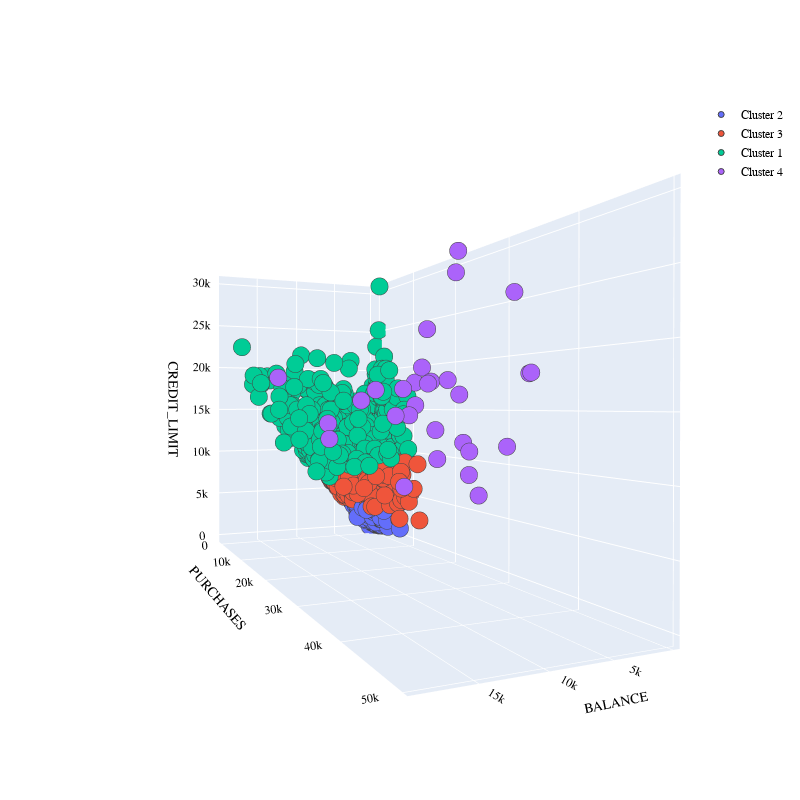

The notebook cell saved with this chart:
### Code cell
#plot the clusters on a 3D graph using Plotly

PLOT = go.Figure()
for i in list(credit_cards["CREDIT_CARD_SEGMENTS"].unique()):
    

    PLOT.add_trace(go.Scatter3d(x = credit_cards[credit_cards["CREDIT_CARD_SEGMENTS"]== i]['BALANCE'],
                                y = credit_cards[credit_cards["CREDIT_CARD_SEGMENTS"] == i]['PURCHASES'],
                                z = credit_cards[credit_cards["CREDIT_CARD_SEGMENTS"] == i]['CREDIT_LIMIT'],                        
                                mode = 'markers',marker_size = 6, marker_line_width = 1,
                                name = str(i)))
PLOT.update_traces(hovertemplate='BALANCE: %{x} <br>PURCHASES %{y} <br>DCREDIT_LIMIT: %{z}')

    
PLOT.update_layout(width = 800, height = 800, autosize = True, showlegend = True,
                   scene = dict(xaxis=dict(title = 'BALANCE', titlefont_color = 'black'),
                                yaxis=dict(title = 'PURCHASES', titlefont_color = 'black'),
                                zaxis=dict(title = 'CREDIT_LIMIT', titlefont_color = 'black')),
                   font = dict(family = "Gilroy", color  = 'black', size = 12))

### Figure 1 — Plotly figure (JSON) as saved in the notebook; plotly's stock layout.template omitted (floating-point values rounded to 4 significant figures; data arrays with more than 128 entries replaced by an {"elided": "..."} marker saying what was removed)
{"data": [{"hovertemplate": "BALANCE: %{x} <br>PURCHASES %{y} <br>DCREDIT_LIMIT: %{z}", "marker": {"line": {"width": 1}, "size": 6}, "mode": "markers", "name": "Cluster 2", "type": "scatter3d", "x": {"elided": "5196 float values"}, "y": {"elided": "5196 float values"}, "z": {"elided": "5196 float values"}}, {"hovertemplate": "BALANCE: %{x} <br>PURCHASES %{y} <br>DCREDIT_LIMIT: %{z}", "marker": {"line": {"width": 1}, "size": 6}, "mode": "markers", "name": "Cluster 3", "type": "scatter3d", "x": {"elided": "2614 float values"}, "y": {"elided": "2614 float values"}, "z": {"elided": "2614 float values"}}, {"hovertemplate": "BALANCE: %{x} <br>PURCHASES %{y} <br>DCREDIT_LIMIT: %{z}", "marker": {"line": {"width": 1}, "size": 6}, "mode": "markers", "name": "Cluster 1", "type": "scatter3d", "x": {"elided": "797 float values"}, "y": {"elided": "797 float values"}, "z": {"elided": "797 int values"}}, {"hovertemplate": "BALANCE: %{x} <br>PURCHASES %{y} <br>DCREDIT_LIMIT: %{z}", "marker": {"line": {"width": 1}, "size": 6}, "mode": "markers", "name": "Cluster 4", "type": "scatter3d", "x": [19040.0, 5131.0, 13480.0, 2643.0, 11550.0, 2493.0, 1482.0, 7761.0, 2072.0, 3108.0, 1894.0, 4011.0, 8152.0, 2774.0, 8810.0, 3392.0, 3454.0, 1378.0, 11640.0, 5969.0, 11630.0, 8700.0, 3012.0, 2998.0, 1269.0, 2005.0, 4061.0, 6372.0, 2980.0], "y": [22010.0, 32540.0, 41050.0, 26400.0, 49040.0, 27960.0, 14600.0, 14330.0, 17410.0, 26580.0, 22750.0, 40040.0, 25620.0, 21800.0, 25380.0, 38900.0, 31300.0, 14300.0, 15110.0, 22380.0, 14690.0, 20420.0, 27790.0, 35130.0, 17945, 20750.0, 22500, 22100.0, 26780.0], "z": [18000, 11500, 17000, 16500, 22500, 9000, 15500, 16000, 19500, 28000, 18000, 18000, 17000, 13000, 14500, 18000, 7500, 18000, 12000, 14500, 13600, 17000, 12000, 12000, 18000, 10000, 23000, 7500, 30000]}], "layout": {"autosize": true, "font": {"color": "black", "family": "Gilroy", "size": 12}, "height": 800, "scene": {"aspectmode": "auto", "aspectratio": {"x": 0.6274, "y": 1.616, "z": 0.9867}, "camera": {"center": {"x": 0, "y": 0, "z": 0}, "eye": {"x": 0.8754, "y": 1.98, "z": 0.01151}, "projection": {"type": "perspective"}, "up": {"x": 0, "y": 0, "z": 1}}, "xaxis": {"title": {"font": {"color": "black"}, "text": "BALANCE"}, "type": "linear"}, "yaxis": {"title": {"font": {"color": "black"}, "text": "PURCHASES"}, "type": "linear"}, "zaxis": {"title": {"font": {"color": "black"}, "text": "CREDIT_LIMIT"}, "type": "linear"}}, "showlegend": true, "width": 800}}
